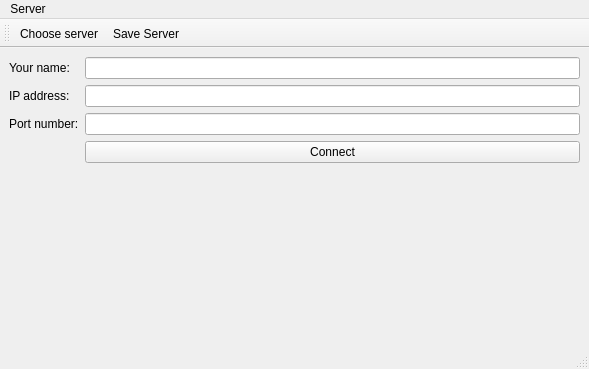
<?xml version="1.0" encoding="UTF-8"?>
<ui version="4.0">
 <class>ChooseServ</class>
 <widget class="QMainWindow" name="ChooseServ">
  <property name="geometry">
   <rect>
    <x>0</x>
    <y>0</y>
    <width>589</width>
    <height>369</height>
   </rect>
  </property>
  <property name="windowTitle">
   <string>Choose Server</string>
  </property>
  <widget class="QWidget" name="centralwidget">
   <layout class="QHBoxLayout" name="horizontalLayout">
    <item>
     <layout class="QFormLayout" name="formLayout">
      <item row="0" column="0">
       <widget class="QLabel" name="label">
        <property name="text">
         <string>Your name:</string>
        </property>
       </widget>
      </item>
      <item row="0" column="1">
       <widget class="QLineEdit" name="ServName"/>
      </item>
      <item row="1" column="0">
       <widget class="QLabel" name="label2">
        <property name="text">
         <string>IP address:</string>
        </property>
       </widget>
      </item>
      <item row="1" column="1">
       <widget class="QLineEdit" name="IPaddress"/>
      </item>
      <item row="2" column="1">
       <widget class="QLineEdit" name="PortNum"/>
      </item>
      <item row="3" column="1">
       <widget class="QPushButton" name="ConnectButton">
        <property name="text">
         <string>Connect</string>
        </property>
       </widget>
      </item>
      <item row="2" column="0">
       <widget class="QLabel" name="label3">
        <property name="text">
         <string>Port number:</string>
        </property>
       </widget>
      </item>
     </layout>
    </item>
   </layout>
  </widget>
  <widget class="QMenuBar" name="menubar">
   <property name="geometry">
    <rect>
     <x>0</x>
     <y>0</y>
     <width>589</width>
     <height>26</height>
    </rect>
   </property>
   <widget class="QMenu" name="menuServer">
    <property name="title">
     <string>Server</string>
    </property>
    <addaction name="actionChoose_server"/>
    <addaction name="actionSave_Server"/>
   </widget>
   <addaction name="menuServer"/>
  </widget>
  <widget class="QStatusBar" name="statusbar"/>
  <widget class="QToolBar" name="toolBar">
   <property name="windowTitle">
    <string>toolBar</string>
   </property>
   <attribute name="toolBarArea">
    <enum>TopToolBarArea</enum>
   </attribute>
   <attribute name="toolBarBreak">
    <bool>false</bool>
   </attribute>
   <addaction name="actionChoose_server"/>
   <addaction name="actionSave_Server"/>
  </widget>
  <action name="actionChoose_server">
   <property name="text">
    <string>Choose server</string>
   </property>
  </action>
  <action name="actionSave_Server">
   <property name="text">
    <string>Save Server</string>
   </property>
  </action>
 </widget>
 <resources/>
 <connections/>
</ui>
